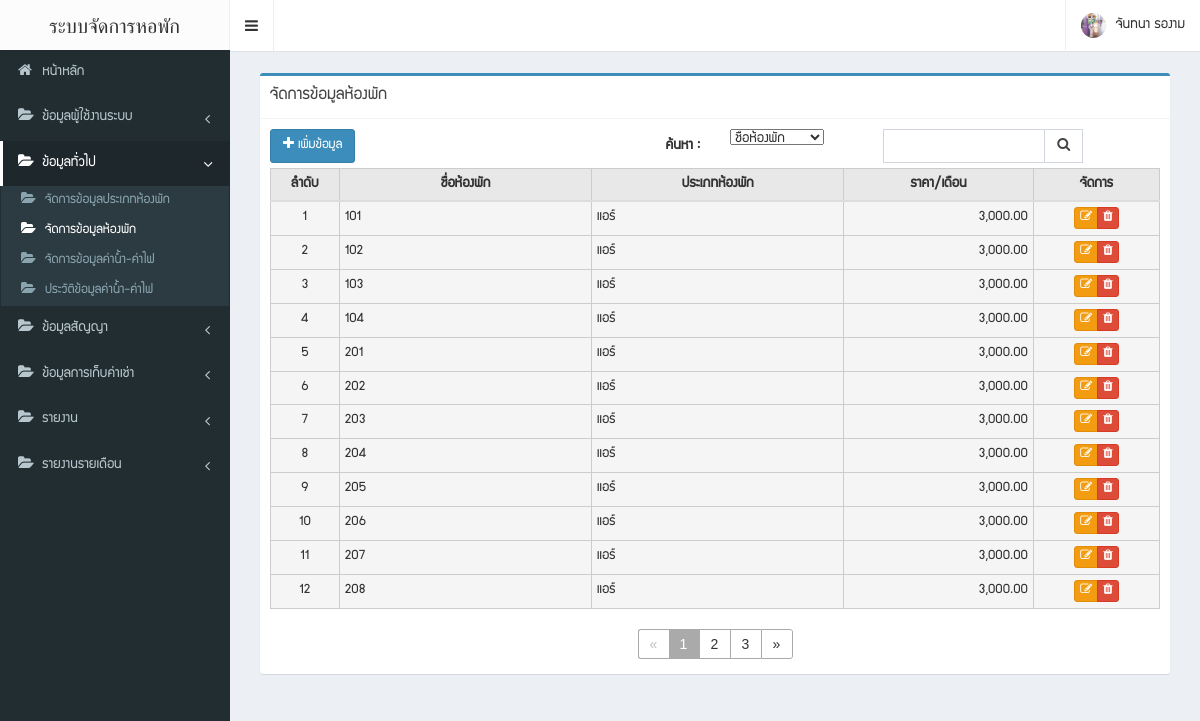
Page /admin/room.php (signed in) on the committed database.
### tables this page shows
CREATE TABLE `room` (
  `room_id` int(11) NOT NULL,
  `room_name` varchar(255) DEFAULT NULL,
  `room_type_id` int(11) DEFAULT NULL,
  `room_price` decimal(18,2) DEFAULT NULL,
  `room_detail` text
);

CREATE TABLE `room_type` (
  `room_type_id` int(11) NOT NULL,
  `room_type_name` varchar(255) DEFAULT NULL
);

### connection.inc.php (called while the page is built, shortened)
<?php
require_once('classes/MySQLDBConn.class.php');
$conn = new MySQLDBConn(DB_HOST, DB_USERNAME, DB_PASSWORD, DB_NAME);
if (getIsset('page') == "") {
    $page_con = 1;
} else {
    $page_con = getIsset('page');
}
$start = $page_con - 1;
$limit = 12;
function getIsset($post_value)
{
    $value = "";
    return $value;
}

### classes/MySQLDBConn.class.php (called while the page is built, shortened)
<?php
class MySQLDBConn implements DBConnInterface{
    private $conn;
    public function __construct($host,$username,$password,$db){
        try{
            $this->host = $host;
            $this->username = $username;
            $this->dbName = $db;
            $this->password = $password;
            $this->conn = new PDO('mysql:host='.$this->host.';dbname='.$this->dbName,$this->username,$this->password);
            $this->conn->setAttribute(PDO::ATTR_ERRMODE, PDO::ERRMODE_EXCEPTION);
        }catch (PDOException $e){
            echo 'ERROR :'.$e->getMessage();
        }
    }
    function queryRaw($sql,$single=false)
    {
        $this->queryUTF8();
        $stmt = $this->conn->prepare($sql);
        $stmt->execute();
        if($single) $result = $stmt->fetch(PDO::FETCH_ASSOC);
        else $result = $stmt->fetchAll(PDO::FETCH_ASSOC);
        return $result;
    }
    private function queryUTF8(){
        $this->conn->query("SET NAMES UTF8");
        $this->conn->query("set character_set_results='utf8'");
        $this->conn->query("set character_set_client='utf8'");
        $this->conn->query("set character_set_connection='utf8'");
    }
}

### admin/room.php (the view, shortened to what this page needs)
<?php
require_once "../connection.inc.php";
$filterDefault = " where 1=1 ";
$keyword = getIsset("keyword");
$sql = "select room.*,room_type_name from room
left join room_type on room_type.room_type_id=room.room_type_id";
$result_row = $conn->queryRaw($sql . $filterDefault);
$for_end = $limit;
$for_start = $start * $limit;
$select_all = $conn->queryRaw($sql . $filterDefault . " order by room_id asc  limit " . $for_start . "," . $for_end);
?>
<!DOCTYPE html>
<html>
<head>
    <?php include "css.php" ?>
</head>
<body class="skin-black sidebar-mini">
<div class="wrapper">
    <?php include "navbar.php" ?>
    <?php include "sidebar.php" ?>
    <div id="posContain" class="content-wrapper">
        <section class="content">
            <div class="row">
                <div class="col-md-12">
                    <form class="form-horizontal" id="form_data" name="form_data" enctype="multipart/form-data"
                          method="post">
                        <div class="">
                            <div class="col-md-12">
                                <label class="col-sm-3 control-label">
                                </label>
                            </div>
                            <div class="col-sm-12">
                                <div class="box box-primary">
                                    <div class="box-header with-border">
                                        <h3 class="box-title">จัดการข้อมูลห้องพัก</h3>
                                    </div>
                                    <div class="box-body">
                                        <div class="form-group">
                                            <div class="col-sm-3">
                                                <a class="btn btn-primary" href="room-update.php"><i
                                                        class="fa fa-plus"></i> เพิ่มข้อมูล</a>
                                            </div>
                                            <div align="right">
                                                <label class="col-sm-3 control-label">
                                                    ค้นหา :
                                                </label>
                                            </div>
                                            <div class="col-sm-2">
                                                <select id="option" name="option" class="dropdown-toggle"
                                                        data-toggle="dropdown">
                                                    <option value="room_name"<?php if(isset($_POST['option']) && $_POST['option'] == "room_name") echo 'selected="selected"';?>>ชื่อห้องพัก</option>
                                                </select>
                                            </div>
                                            <div class="col-sm-3">
                                                <div class="input-group">
                                                    <input class="form-control" type="text" id="keyword" name="keyword"
                                                           onblur="trimValue(this)"
                                                           value="<?php echo $keyword; ?>">
                                                    <a href="javascript:goSearch();"
                                                       class="btn btn-default input-group-addon"><i
                                                            class="fa fa-search"></i> </a>
                                                </div>
                                            </div>
                                        </div>
                                        <div class="form-group">
                                            <div style="overflow-x: auto" class="col-sm-12">
                                                <table class="table table-hover tbgray" id="tbView">
                                                    <tr>
                                                        <th width="5%">ลำดับ</th>
                                                        <th width="20%">ชื่อห้องพัก</th>
                                                        <th width="20%">ประเภทห้องพัก</th>
                                                        <th width="15%">ราคา/เดือน</th>
                                                        <th width="10%">จัดการ</th>
                                                    </tr>
                                                    <tbody>
                                                    <?php
                                                    $index = $for_start;
                                                    foreach ($select_all as $row) {
                                                        $index++;
                                                        ?>
                                                        <tr>
                                                            <td class="active" align="center"
                                                                nowrap><?php echo $index; ?></td>
                                                            <td class="active"
                                                                nowrap><?php echo $row['room_name']; ?></td>
                                                            <td class="active"
                                                                nowrap><?php echo $row['room_type_name']; ?></td>
                                                            <td class="active text-right"
                                                                nowrap><?php echo number_format($row['room_price'], 2); ?></td>
                                                            <td class="active" nowrap align="center">
                                                                <div class="btn-group">
                                                                    <a class="btn btn-warning btn-xs"
                                                                       href="room-update.php?__room_id=<?php echo $row['room_id']; ?>"><i
                                                                            class="fa fa-edit"></i> </a>
                                                                    <a class="btn btn-danger btn-xs"
                                                                       onclick="deleteRowData('<?php echo $row['room_id']; ?>')"><i
                                                                            class="fa fa-trash"></i> </a>
                                                                </div>
                                                            </td>
                                                        </tr>
                                                    <?php } ?>
                                                    </tbody>
                                                </table>
                                            </div>
                                            <div class="col-sm-12">
                                                <?php include "pageindex.php"; ?>
                                            </div>
                                        </div>
                                    </div>
                                </div>
                            </div>
                        </div>
                    </form>
                </div>
            </div>
        </section>
    </div>
</div>
</body>
</html>

### rows in the picture
room: room_name "101", room_type.room_type_name "แอร์", room_price "3,000.00"
room: room_name "102", room_type.room_type_name "แอร์", room_price "3,000.00"
room: room_name "103", room_type.room_type_name "แอร์", room_price "3,000.00"
room: room_name "104", room_type.room_type_name "แอร์", room_price "3,000.00"
room: room_name "201", room_type.room_type_name "แอร์", room_price "3,000.00"
room: room_name "202", room_type.room_type_name "แอร์", room_price "3,000.00"
room: room_name "203", room_type.room_type_name "แอร์", room_price "3,000.00"
room: room_name "204", room_type.room_type_name "แอร์", room_price "3,000.00"
room: room_name "205", room_type.room_type_name "แอร์", room_price "3,000.00"
room: room_name "206", room_type.room_type_name "แอร์", room_price "3,000.00"
room: room_name "207", room_type.room_type_name "แอร์", room_price "3,000.00"
room: room_name "208", room_type.room_type_name "แอร์", room_price "3,000.00"

### other values in the picture
TITLE_ENG "ระบบจัดการหอพัก"
$uprofile['name'] "จันทนา รองาม"
